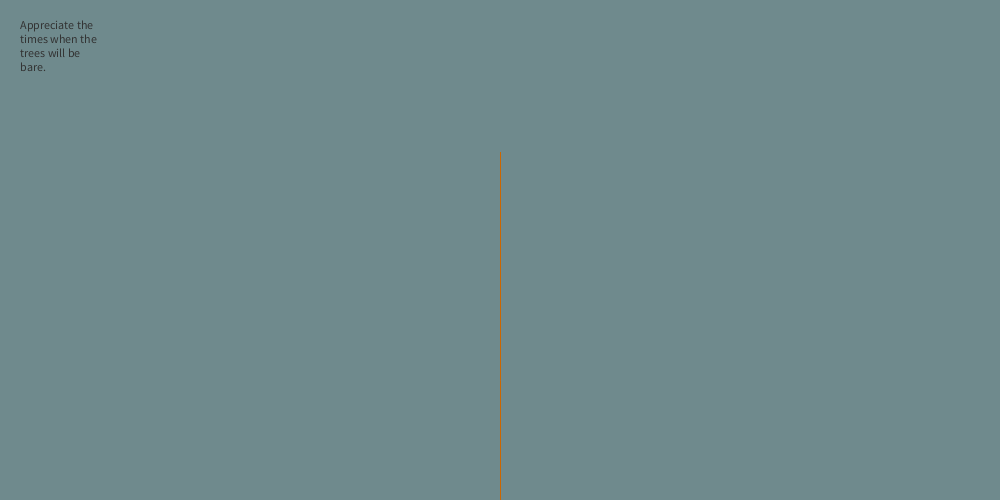
Frame 1 (no input)
Frame 60 (the mouse pressed at the canvas centre just before this capture): identical to frame 1, image omitted
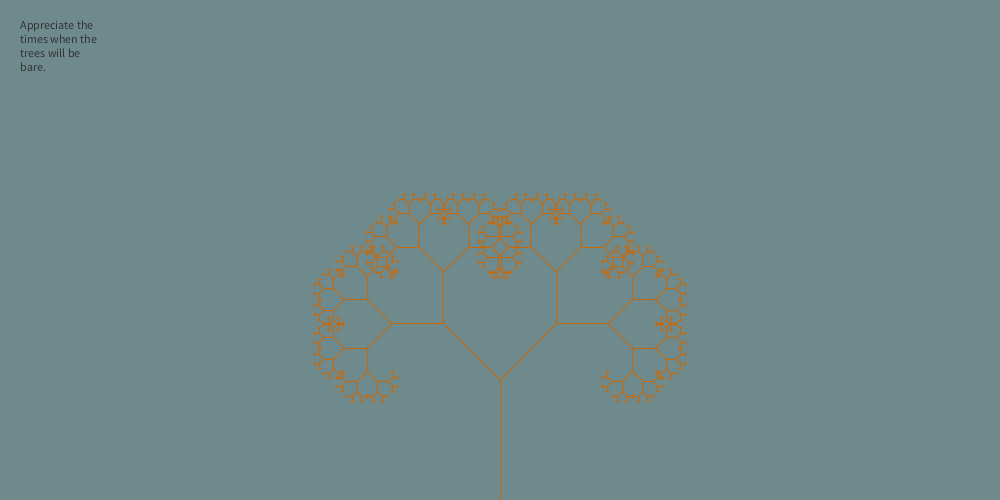
Frame 120 (the mouse held since frame 60 and released just before this capture)

The Processing sketch that drew these frames (run headless with seeded random() and noise(); from frame 60 on, the mouse is pressed at the canvas centre):

// Processing sketch: Tree1
// ── Tree1.pde
float theta;   

void setup() {
  size(1000, 500);
  
 
  
}

void draw() {
  background(111,138,141);
  frameRate(20);
  stroke(204, 102, 0);
  strokeWeight(1);  
  strokeCap(SQUARE);
  fill(255,236,239);
  
String s = "Appreciate the times when the trees will be bare.";
fill(50);
text(s, 20, 20, 80, 200);  








  float a = (mouseX / (float) width) * 90f;

  theta = radians(a);
 
  translate(width/2,height);
 
  line(0,0,0,-120);
  
  translate(0,-120);
  
  branch(120);

}

void branch(float h) {
  
  h *= 0.66;
  
  
  
  if (h > 2) {
    pushMatrix();    
    rotate(theta);   
    line(0, 0, 0, -h);  
    translate(0, -h); 
    branch(h);       
    popMatrix();     
    
    
    pushMatrix();
    rotate(-theta);
    line(0, 0, 0, -h);
    translate(0, -h);
    branch(h);
    popMatrix();
  }
}
